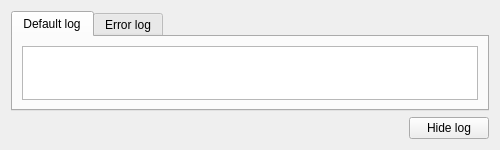
<?xml version="1.0" encoding="UTF-8"?>
<ui version="4.0">
 <class>measurement_log</class>
 <widget class="QWidget" name="measurement_log">
  <property name="geometry">
   <rect>
    <x>0</x>
    <y>0</y>
    <width>500</width>
    <height>150</height>
   </rect>
  </property>
  <property name="minimumSize">
   <size>
    <width>500</width>
    <height>150</height>
   </size>
  </property>
  <property name="windowTitle">
   <string>Log</string>
  </property>
  <layout class="QVBoxLayout" name="verticalLayout">
   <item>
    <widget class="QTabWidget" name="tabWidget">
     <property name="currentIndex">
      <number>0</number>
     </property>
     <widget class="QWidget" name="defaultTab">
      <attribute name="title">
       <string>Default log</string>
      </attribute>
      <layout class="QGridLayout" name="gridLayout">
       <item row="0" column="0">
        <widget class="QTextEdit" name="defaultLogText">
         <property name="readOnly">
          <bool>true</bool>
         </property>
         <property name="acceptRichText">
          <bool>false</bool>
         </property>
        </widget>
       </item>
      </layout>
     </widget>
     <widget class="QWidget" name="errorTab">
      <attribute name="title">
       <string>Error log</string>
      </attribute>
      <layout class="QGridLayout" name="gridLayout_4">
       <item row="0" column="0">
        <widget class="QTextEdit" name="errorLogText">
         <property name="readOnly">
          <bool>true</bool>
         </property>
         <property name="acceptRichText">
          <bool>false</bool>
         </property>
        </widget>
       </item>
      </layout>
     </widget>
    </widget>
   </item>
   <item>
    <layout class="QHBoxLayout" name="horizontalLayout">
     <item>
      <spacer name="horizontalSpacer">
       <property name="orientation">
        <enum>Qt::Horizontal</enum>
       </property>
       <property name="sizeHint" stdset="0">
        <size>
         <width>40</width>
         <height>20</height>
        </size>
       </property>
      </spacer>
     </item>
     <item>
      <widget class="QPushButton" name="hideButton">
       <property name="text">
        <string>Hide log</string>
       </property>
      </widget>
     </item>
    </layout>
   </item>
  </layout>
 </widget>
 <resources/>
 <connections/>
</ui>
